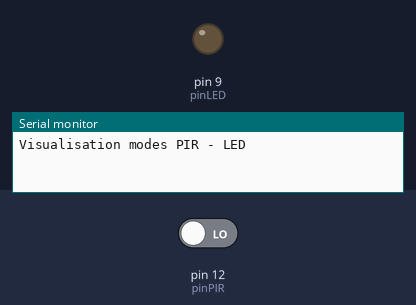
A sketch run on a simulated Arduino Uno, built with avr-gcc and run on an emulated ATmega328P. Shown: output pins drawn as LEDs (lit = HIGH), the last lines printed to the serial monitor. The test bench sets the inputs (shaded band); at power-on: pin 12 (pinPIR) LOW.

Above: at 1.2 s.
1.3 s: pin 12 (pinPIR) driven HIGH
At 1.7 s:
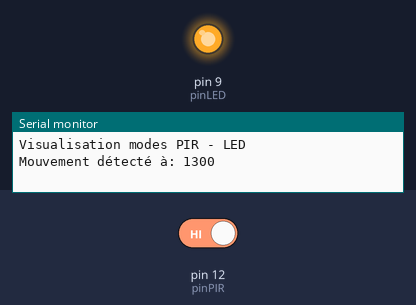
2.8 s: pin 12 (pinPIR) driven LOW
At 4.1 s:
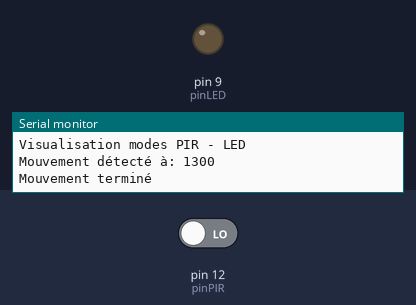
Timing chart, 0 to 5.8 s (numbered marks = the images above; inputs shaded):
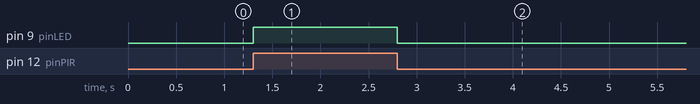

Measured:
- after the input at 1.3 s, pin 9 (pinLED): LOW → HIGH at once
- after the input at 2.8 s, pin 9 (pinLED): HIGH → LOW at once

The sketch:

Question_2.ino
```cpp
// === Déclaration des constantes et variables ===
const int pinPIR = 12;     // Broche de connexion du capteur PIR (détecteur de mouvement)
const int pinLED = 9;      // Broche de la LED (indicateur visuel)
int valPIR = 0;            // Valeur lue sur le capteur PIR (HIGH = mouvement détecté)
int etatPirPrecedent = LOW;// Sauvegarde de l’état précédent du capteur PIR
unsigned long debutMouvement = 0; // Temps où le mouvement a été détecté
bool mouvementEnCours = false;    // Indique si un mouvement est actuellement détecté

// === Fonction d’initialisation ===
void setup() {
    pinMode(pinPIR, INPUT);   // Configure la broche du capteur PIR comme entrée
    pinMode(pinLED, OUTPUT);  // Configure la broche de la LED comme sortie
    Serial.begin(9600);       // Initialise la communication série à 9600 bauds
    Serial.println("Visualisation modes PIR - LED");
}

// === Boucle principale ===
void loop() {
    valPIR = digitalRead(pinPIR);  // Lecture de l’état du capteur PIR (HIGH ou LOW)

    // --- Détection du début de mouvement ---
    if (valPIR == HIGH && etatPirPrecedent == LOW) {
        mouvementEnCours = true;           // Indique qu’un mouvement vient d’être détecté
        debutMouvement = millis();         // Sauvegarde le temps du début du mouvement
        digitalWrite(pinLED, HIGH);        // Allume la LED
        Serial.print("Mouvement détecté à: ");
        Serial.println(millis());          // Affiche le moment de détection dans le moniteur série
        etatPirPrecedent = HIGH;           // Mémorise le nouvel état du capteur
    }

    // --- Détection de la fin du mouvement ---
    if (valPIR == LOW && etatPirPrecedent == HIGH) {
        mouvementEnCours = false;          // Indique qu’il n’y a plus de mouvement
        digitalWrite(pinLED, LOW);         // Éteint la LED
        Serial.println("Mouvement terminé");
        etatPirPrecedent = LOW;            // Mémorise le nouvel état du capteur
    }

    delay(100); // Petite pause pour éviter une lecture trop rapide du capteur (anti-rebond)
}
```
